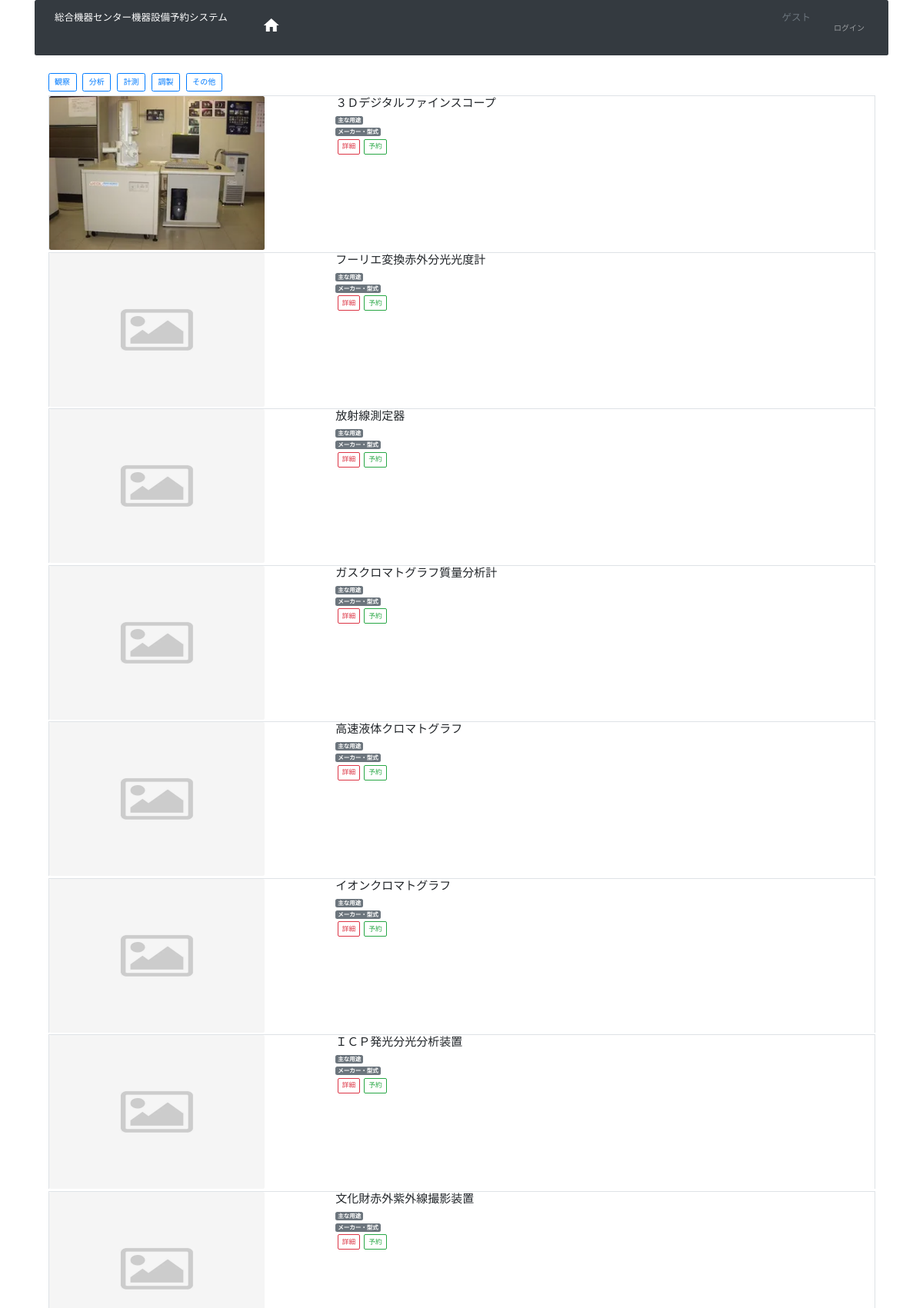
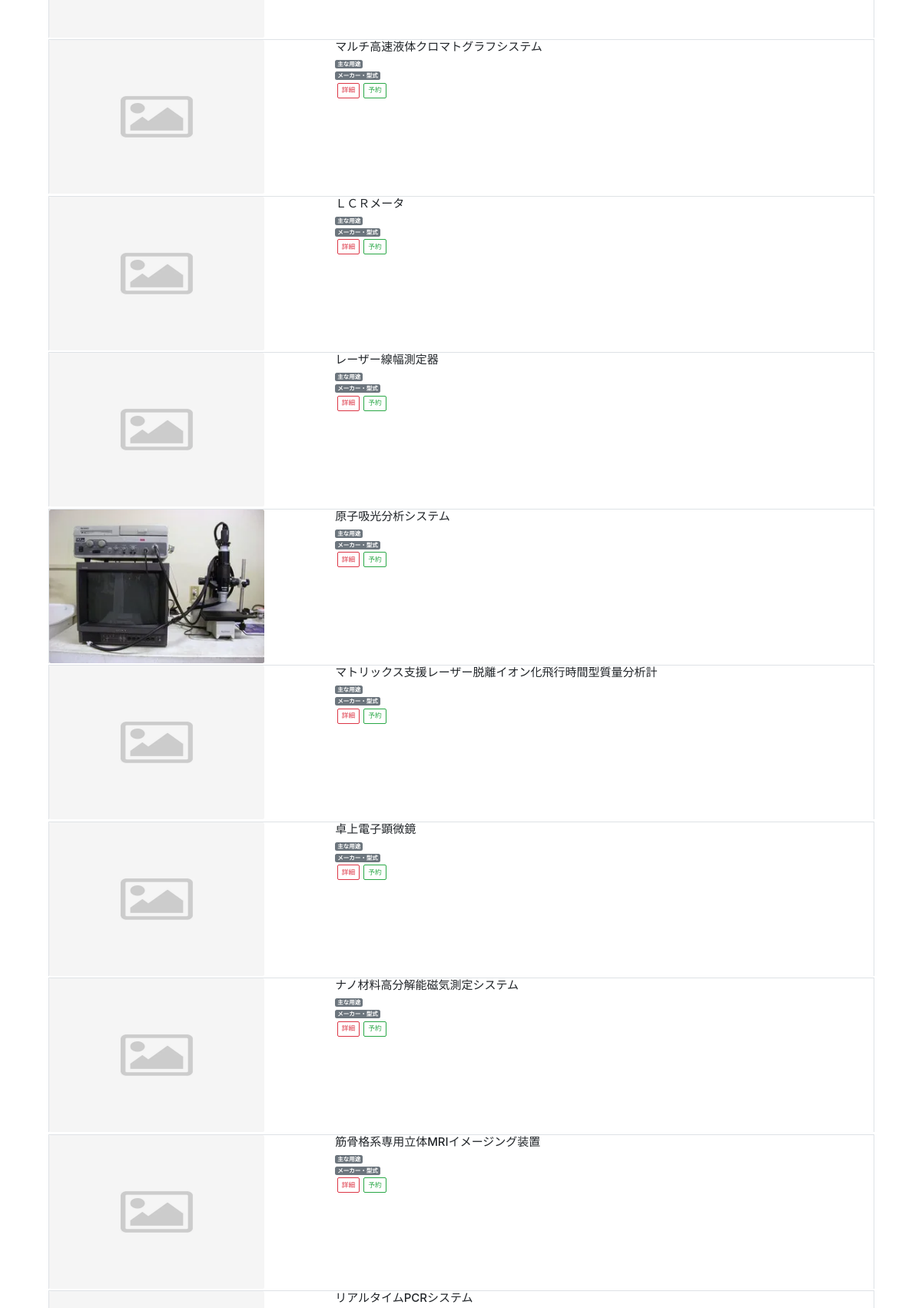
Page /?do=inst_list (upper part) on the committed database (2 pictures, top to bottom).
### tables this page shows
CREATE TABLE tb_instrument(
	id SERIAL PRIMARY KEY COMMENT '通し番号(自動採番, 内部参照用)',
	code VARCHAR(16) COMMENT '人間識別用番号',
	fullname VARCHAR(64) NOT NULL COMMENT '名称',
	shortname VARCHAR(64) NOT NULL COMMENT '略称', 
	state INT NOT NULL COMMENT '機器状態(1:使用可,2:貸出中,3:使用不可,9:その他)',
	category INT COMMENT 'カテゴリ（1:観察, 2:分析,3:計測,4:調製,9:その他）', 
	purpose VARCHAR(64) COMMENT '主な用途',
	detail TEXT COMMENT '施設紹介' ,
	maker  VARCHAR(64) COMMENT 'メーカー', 
	model VARCHAR(64) COMMENT '型式' ,
	made_year DATE COMMENT '製造年月' ,
	bought_year DATE COMMENT '導入年月' ,
	equipment_no VARCHAR(32) COMMENT '備品番号',
	room_id INT COMMENT '設置場所部屋番号', 
	memo TEXT  COMMENT '備考'
);

### index.php (called while the page is built, shortened)
<?php
include('src/views/bs4_header.php');
$action = 'aic_home';
if (isset($_GET['do'])) {
  $action = $_GET['do'];
}
include('src/' . $action . '.php');
include('src/views/bs4_footer.php');;
?>

### src/models/Model.php (called while the page is built, shortened)
<?php
require_once('db_config.php');
class Model
{
    protected $table;
    public function getList($where=1, $orderby="id")
    {
        global $conn;
        $sql = sprintf("SELECT * FROM %s WHERE %s ORDER BY %s", $this->table, $where, $orderby);
        $rs = $conn->query($sql);
        return $rs->fetch_all(MYSQLI_ASSOC);
    }
}

### src/inst_list.php (the view, shortened to what this page needs)
<?php
$selected = 0;
$where = 'state=1';
$orderby = 'code';
echo '<div class="text-left">'. PHP_EOL;
foreach (KsuCode::INST_CATEGORY as $c=>$label){
  $disable = ($c==$selected) ? 'disabled' : '';
  echo "<a href=\"?do=inst_list&category={$c}\" class=\"btn btn-outline-primary {$disable} m-1\">{$label}</a>" . PHP_EOL;
}
echo '</div>' . PHP_EOL;
$rows= (new Instrument)->getList($where, $orderby);
foreach($rows as $row){
  $url = 'img/instrument/'. $row['id'] .'.webp';
  if (!@GetImageSize($url)){
    $url = 'img/dummy-image-square1.webp' ;
  }
  echo '<div class="row border border-bottom-0 m-1">';
  echo '<div class="col-md-4 pl-0">';
  echo '<img src="' . $url . '" height="200px" width="280px" class="rounded">'. PHP_EOL;
  echo '</div>';
  echo '<div class="col-md-8">';
  echo '<h4 class="mt-0">'. $row['fullname'].'</h4>',
   '<div><span class="badge badge-hill badge-secondary">主な用途</span> ', $row['purpose'] , '</div>',
   '<div><span class="badge badge-hill badge-secondary">メーカー・型式</span> ',$row['maker'], ' ' ,$row['model'], '</div>',
   '<div class="small">',$row['detail'], '</div>',
   '<div class="align-self-end">',
   '<a class="btn btn-sm btn-outline-danger m-1" href="?do=inst_detail&id='.$row['id'].'">詳細</a>',
   '<a class="btn btn-sm btn-outline-success m-1" href="?do=rsv_input&inst='.$row['id'].'">予約</a>',
   '</div>';
  echo '</div>'. PHP_EOL;
  echo '</div>' . PHP_EOL;
}

### src/views/bs4_header.php (shortened to what this page needs)
<?php
$app_name = '総合機器センター機器設備予約システム';
?>
<!DOCTYPE html>
<html lang="jp">
<head>
<link href="/ksu/ogr2023/public/css/bootstrap.min.css" rel="stylesheet">
<link rel="stylesheet" href="https://ajax.googleapis.com/ajax/libs/jqueryui/1.12.1/themes/smoothness/jquery-ui.css">
<link rel="stylesheet" href="https://stackpath.bootstrapcdn.com/bootstrap/4.2.1/css/bootstrap.min.css">
<link rel="stylesheet" type="text/css" href="css/style.css">
<link rel="stylesheet" href="css/vis-timeline-graph2d.min.css">
</head>
<body>
<div class="container">
<nav class="navbar navbar-expand-lg navbar-dark bg-dark rounded">
 <a class="navbar-brand" href="index.php"><?=$app_name?></a>
 <div class="collapse navbar-collapse">
 <ul class="navbar-nav mr-auto">
 <li class="nav-item active">
 <a class="nav-link" href="index.php"><i class="material-icons">home</i><span class="sr-only">(current)</span></a>
 </li></ul>
 <ul class="navbar-nav">
 <li class="navbar-brand text-muted"><?=isset($_SESSION['member_name'])?$_SESSION['member_name']:'ゲスト'?></li>
<?php
if (isset($_SESSION['urole'])){
  $menu = array();
  if (($_SESSION['urole']==1 )||($_SESSION['urole']==2)){
    $menu = array(
      '機器設備一覧'  => 'inst_list',
      '空き状況一覧'  => 'aic_list',
      '利用申請一覧'  => 'rsv_list',
    );
  }
  if($_SESSION['urole']==9) {
    $menu = array(
      '機器設備一覧'  => 'inst_list',
      '利用申請一覧' => 'rsv_list',
    );
  }
  foreach($menu as $label=>$action){
    echo  '<li class="nav-item"><a class="nav-link" href="?do=' . $action . '">' . $label . '</a></li>' ;
  }
  echo  '<li class="nav-item"><a class="nav-link" href="?do=sys_logout">ログアウト</a></li>' ;
}else{
  echo  '<li class="nav-item"><a class="nav-link" href="?do=sys_login">ログイン</a></li>' ;
}
?>
</ul>
</div>
</nav>
<div class="container">

### src/views/bs4_footer.php (shortened to what this page needs)
</div>
</body>
</html>

### rows in the picture
tb_instrument: shows a picture, fullname "３Ｄデジタルファインスコープ"
tb_instrument: fullname "フーリエ変換赤外分光光度計"
tb_instrument: fullname "放射線測定器"
tb_instrument: fullname "ガスクロマトグラフ質量分析計"
tb_instrument: fullname "高速液体クロマトグラフ"
tb_instrument: fullname "イオンクロマトグラフ"
tb_instrument: fullname "ＩＣＰ発光分光分析装置"
tb_instrument: fullname "文化財赤外紫外線撮影装置"
tb_instrument: fullname "マルチ高速液体クロマトグラフシステム"
tb_instrument: fullname "ＬＣＲメータ"
tb_instrument: fullname "レーザー線幅測定器"
tb_instrument: shows a picture, fullname "原子吸光分析システム"
tb_instrument: fullname "マトリックス支援レーザー脱離イオン化飛行時間型質量分析計"
tb_instrument: fullname "卓上電子顕微鏡"
tb_instrument: fullname "ナノ材料高分解能磁気測定システム"
tb_instrument: fullname "筋骨格系専用立体MRIイメージング装置"
tb_instrument: fullname "リアルタイムPCRシステム"

### other values in the picture
$app_name "総合機器センター機器設備予約システム"
$label "観察"
$label "分析"
$label "計測"
$label "調製"
$label "その他"
